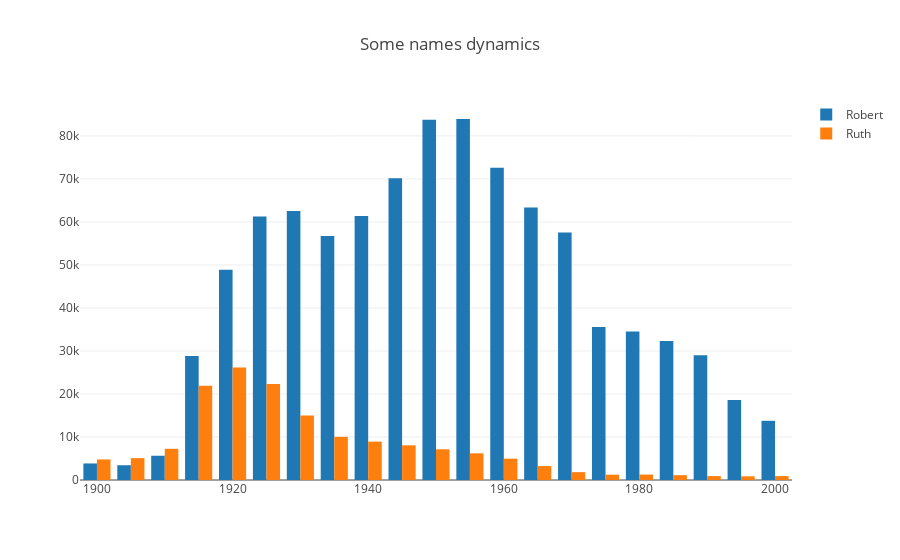

The cell this chart's notebook holds for it:
### Code cell
trace0 = go.Bar(
    x=names_2.index,
    y=names_2.Robert,
    name='Robert'
)

trace1 = go.Bar(
    x=names_2.index,
    y=names_2.Ruth,
    name='Ruth'
)
  
data = [trace0, trace1]
layout = {'title': 'Some names dynamics'}

fig = go.Figure(data=data, layout=layout)

iplot(fig)

### Figure 1 — Plotly figure (JSON) as saved in the notebook; plotly's stock layout.template omitted (floating-point values rounded to 4 significant figures)
{"data": [{"name": "Robert", "type": "bar", "uid": "72546c59-b6ef-4833-b96c-bae62ad8f3df", "x": [1900, 1905, 1910, 1915, 1920, 1925, 1930, 1935, 1940, 1945, 1950, 1955, 1960, 1965, 1970, 1975, 1980, 1985, 1990, 1995, 2000], "y": [3845, 3431, 5638, 28854, 48881, 61247, 62574, 56755, 61402, 70135, 83762, 83937, 72631, 63378, 57530, 35579, 34534, 32328, 28983, 18627, 13761]}, {"name": "Ruth", "type": "bar", "uid": "ab926754-b069-4080-a197-656d85265a34", "x": [1900, 1905, 1910, 1915, 1920, 1925, 1930, 1935, 1940, 1945, 1950, 1955, 1960, 1965, 1970, 1975, 1980, 1985, 1990, 1995, 2000], "y": [4781, 5088, 7247, 21924, 26156, 22325, 15010, 10041, 8921, 8063, 7138, 6200, 4961, 3242, 1828, 1235, 1262, 1125, 913, 858, 907]}], "layout": {"title": {"text": "Some names dynamics"}}}
